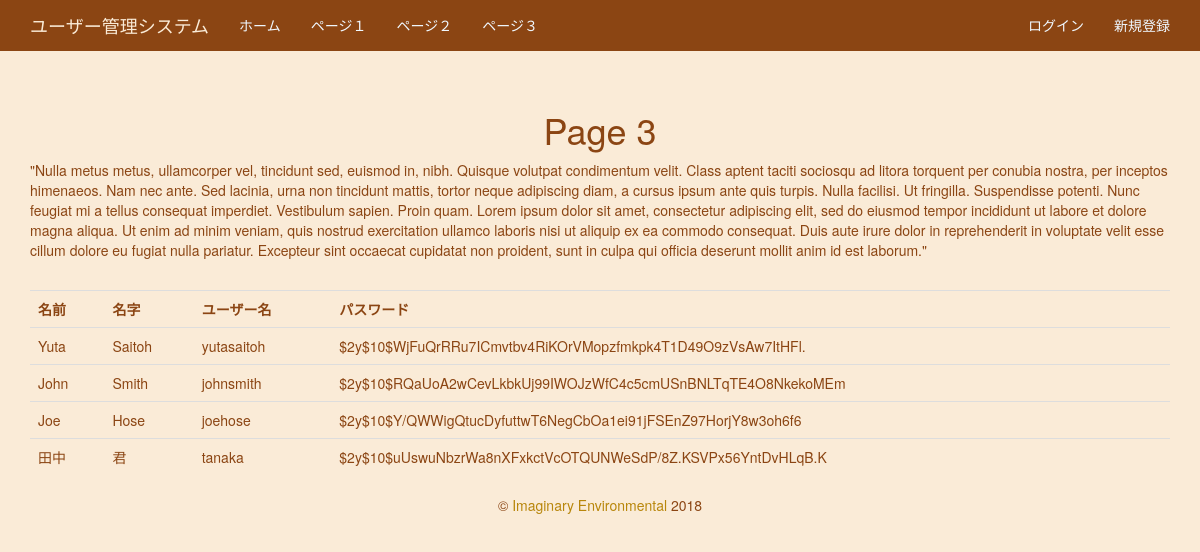
The page /page3.php on the database its author committed.
### tables this page shows
CREATE TABLE `users` (
  `id` int(11) NOT NULL,
  `firstname` varchar(25) NOT NULL,
  `lastname` varchar(25) NOT NULL,
  `username` varchar(25) NOT NULL,
  `password` varchar(255) NOT NULL,
  `validationcode` varchar(255) NOT NULL,
  `email` varchar(100) NOT NULL,
  `comments` text NOT NULL,
  `joined` date NOT NULL,
  `last_login` date NOT NULL,
  `active` smallint(6) NOT NULL
);

### page3.php (the view)
<?php include "includes/init.php" ?>
<!DOCTYPE html>
<html lang="en">
    <?php include "includes/header.php" ?>
    <body>
        <?php include "includes/nav.php" ?>
        <div class="container">
            <h1 class="text-center">Page 3</h1>
            <p>"Nulla metus metus, ullamcorper vel, tincidunt sed, euismod in, nibh. Quisque volutpat condimentum velit. Class aptent taciti sociosqu ad litora torquent per conubia nostra, per inceptos himenaeos. Nam nec ante. Sed lacinia, urna non tincidunt mattis, tortor neque adipiscing diam, a cursus ipsum ante quis turpis. Nulla facilisi. Ut fringilla. Suspendisse potenti. Nunc feugiat mi a tellus consequat imperdiet. Vestibulum sapien. Proin quam. Lorem ipsum dolor sit amet, consectetur adipiscing elit, sed do eiusmod tempor incididunt ut labore et dolore magna aliqua. Ut enim ad minim veniam, quis nostrud exercitation ullamco laboris nisi ut aliquip ex ea commodo consequat. Duis aute irure dolor in reprehenderit in voluptate velit esse cillum dolore eu fugiat nulla pariatur. Excepteur sint occaecat cupidatat non proident, sunt in culpa qui officia deserunt mollit anim id est laborum."</p>
            <br>
            <?php
                try {
                    $result = $pdo->query("SELECT * FROM users");
                    if ($result->rowCount()>0){
                        echo "<table class='table'>";
                        echo "<tr><th>名前</th><th>名字</th><th>ユーザー名</th><th>パスワード</th></tr>";
                        foreach ($result as $row) {
                            echo "<tr><td>{$row['firstname']}</td><td>{$row['lastname']}</td><td>{$row['username']}</td><td>{$row['password']}</td></tr>";
                        }
                        echo "</table>";
                    } else {
                        echo "No users in users table";
                    }
                } catch(PDOException $e) {
                    echo "Error<br><br>".$e->getMessage();
                }
            ?>
        </div>
        <?php include "includes/footer.php" ?>
    </body>
</html>

### includes/header.php (shortened to what this page needs)
<head>
    <link rel="stylesheet" href="css/bootstrap.css">
    <link rel="stylesheet" href="css/style.css">
</head>

### includes/nav.php (shortened to what this page needs)
<nav class="navbar navbar-fixed-top">
    <div class="container">
        <div class="navbar-header">
            <span class="navbar-brand">ユーザー管理システム</span>
        </div>
        <div id="navbar" class="collapse navbar-collapse">
            <ul class="nav navbar-nav">
                <li class="active"><a href="index.php">ホーム</a></li>
                <li><a href="page1.php">ページ１</a></li>
                <li><a href="page2.php">ページ２</a></li>
                <li><a href="page3.php">ページ３</a></li>
            </ul>
            <ul class="nav navbar-nav navbar-right">
                <li><a href="login.php">ログイン</a></li>
                <li><a href="register.php">新規登録</a></li>
            </ul>
        </div>
    </div>
</nav>

### includes/footer.php
<div class="container">
    <p class="text-center">&copy; <a href='index.php'>Imaginary Environmental</a> 2018</p>
</div>

### css/style.css (style rules this page uses)
body { padding-top: 90px; color:saddlebrown; background-color: antiquewhite; }
a:link { color:darkgoldenrod; }
nav a:link { color:aliceblue; }
.navbar { color:antiquewhite; background-color: saddlebrown; }

### rows shown on the page
users: firstname "Yuta", lastname "Saitoh", username "yutasaitoh", password "$2y$10$WjFuQrRRu7ICmvtbv4RiKOrVMopzfmkpk4T1D49O9zVsAw7ItHFl."
users: firstname "John", lastname "Smith", username "johnsmith", password "$2y$10$RQaUoA2wCevLkbkUj99IWOJzWfC4c5cmUSnBNLTqTE4O8NkekoMEm"
users: firstname "Joe", lastname "Hose", username "joehose", password "$2y$10$Y/QWWigQtucDyfuttwT6NegCbOa1ei91jFSEnZ97HorjY8w3oh6f6"
users: firstname "田中", lastname "君", username "tanaka", password "$2y$10$uUswuNbzrWa8nXFxkctVcOTQUNWeSdP/8Z.KSVPx56YntDvHLqB.K"
